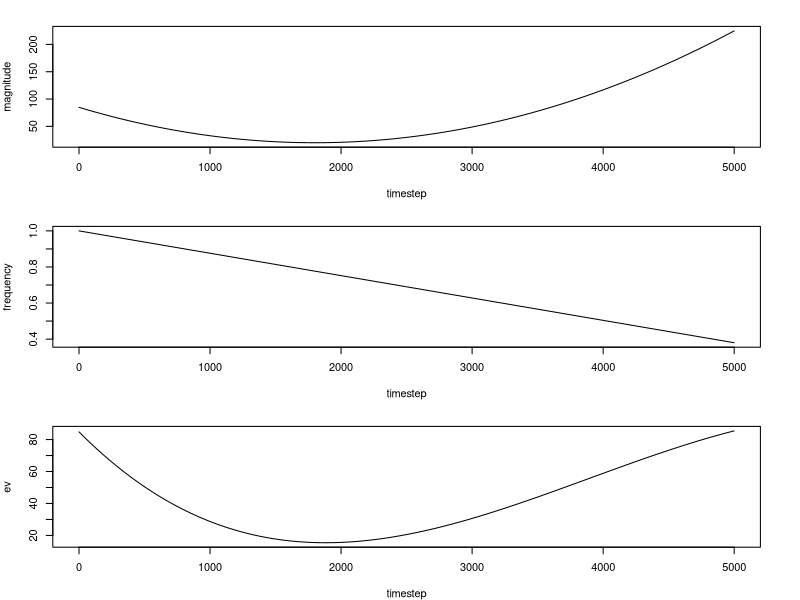

Here is the R script that generated this plot:
t <- 0:5000

#pure quad
yt <- function(t) {
    mag <- 0.00002*(t-1800)^2+20
    freq <- 1-.62*t/5000
    return(list(mag=mag, freq=freq, ev=mag*freq))
}

#yt <- function(t) {
#    return(.0001*(t-1500)^3 +  0.00001*(t-2500)^2+50)
#}

func <- yt(t)
#range(yt(t)[["mag"]])

png("quadup.png", width=8, height=6, units="in", res=200)
par(mfrow=(c(3,1)))
par(mar=c(4,4,2,3))
plot(t, yt(t)[["mag"]], type="l", xlab="timestep", ylab="magnitude")
plot(t, yt(t)[["freq"]], type="l", xlab="timestep", ylab="frequency")
plot(t, yt(t)[["ev"]], type="l", xlab="timestep", ylab="ev")
dev.off()
